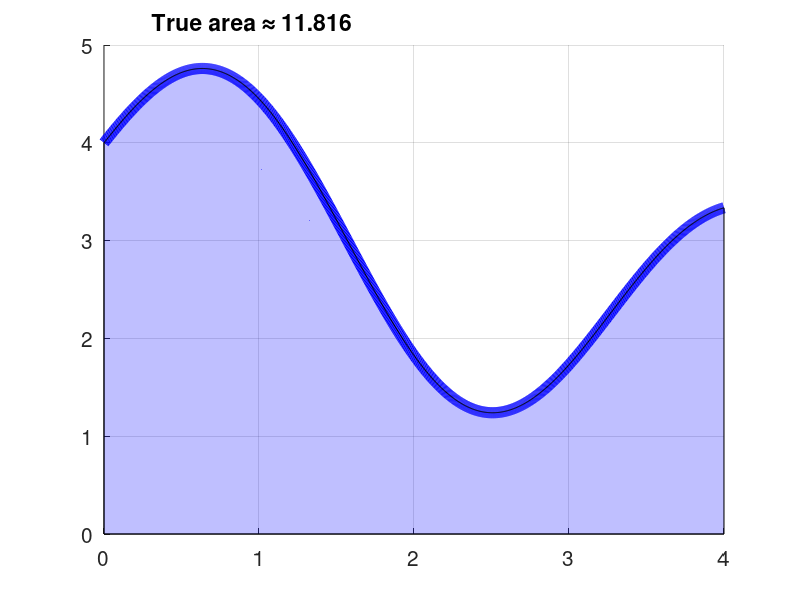

Reproduce this figure in MATLAB. (Note: this script raises an error after producing the figure.)
a=0;b=4;
f=@(x) sin(2*x)+cos(x)+3;
%%%%%%%%%%%%%%%%%%%%%%%%%%%%% 
n=6; h=(b-a)/n; ai=a; bi=ai+h;
nodes=(ai+bi)/2;color='r';%Rectangle
%nodes=[ai,bi];color='g';%Trapezium
%nodes=[ai,(ai+bi)/2,bi];color='m';%Simpson
%nodes=[ai,ai+h/3,ai+2*h/3,bi];color='y';
%nodes=[ai,ai+h/4,ai+2*h/4,ai+3*h/4,bi];color='c';
%%%%%%%%%%%%%%%%%%%%%%%%%%%%
clf; hold  on; grid  on; set(gca,'FontSize',15);
x=linspace(a,b,1001);
ylim([0 ceil(max(f(x)))]);xlim([a,b]);
plot(x,f(x),'b','LineWidth',8);
%%%%%%%%%%%%%%%%%%%%%%%%%%%%%
fill([x b a],[f(x) 0 0],'b','FaceAlpha',0.25);
title(['True area \approx ' num2str(quad(f,a,b),'%.3f')...
'                                                      ']);
%%%%%%%%%%%%%%%%%%%%%%%%%%%%%
area=0;
for k=1:n
    waitforbuttonpress;
    L=@(X) LagrangeBary(nodes,f(nodes),X);
    area+=quad(L,ai,bi);
    x=linspace(ai,bi,201);
    plot(nodes,f(nodes),'ok','Markersize',10,'MarkerFaceColor',color);
    waitforbuttonpress;
    plot(x,L(x),color,'LineWidth',8);
    waitforbuttonpress;
    plot(x,L(x),color,'LineWidth',8);
    fill([x bi ai],[L(x) 0 0],color,'FaceAlpha',0.3);
    plot(nodes,f(nodes),'ok','Markersize',10,'MarkerFaceColor',color);
    title(['True area \approx ' num2str(quad(f,a,b),'%.3f')...
    sprintf('\t\t\t') 'Approximated area \approx ' num2str(area,'%.3f')]);
    ai=bi; bi=bi+h; nodes+=h;
endfor